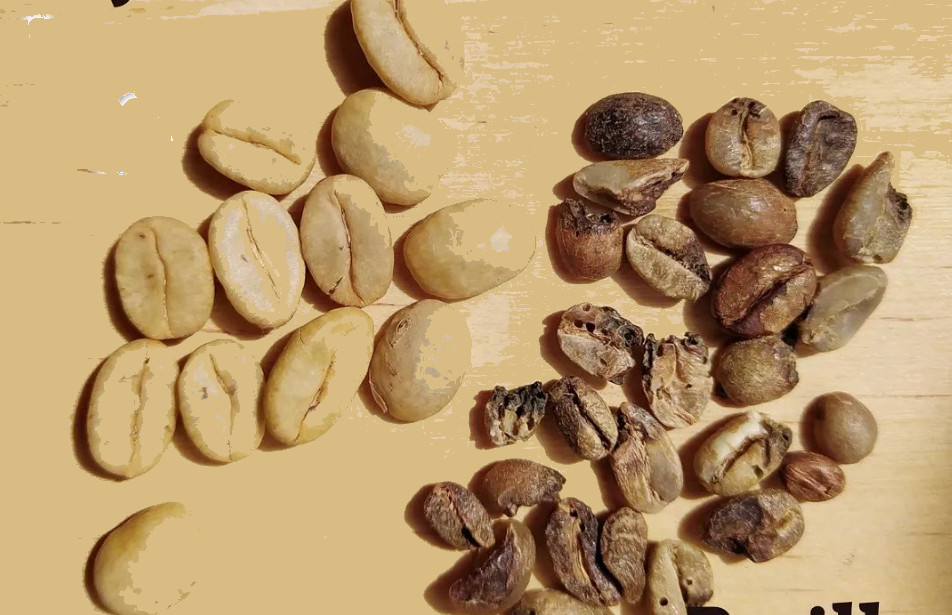
%> input picture Aplicacion Real/cafe6.jpg, 952 x 615 px
$ octave Prueba_Cafe.m   (GNU Octave 9; MATLAB toolbox functions it lacks are replaced by stand-ins)
%> lines starting %> are read from the running program, lines starting %| are printed output that depends on the picture; in (x1, y1, x2, y2) boxes, pixels count from 0 and x2, y2 are one past the last pixel; in counts of white or black regions, pixels touching at a corner belong together; the program's own positions count from 1
clc
close all
clear

im = imread("cafe6.jpg");
%> im is the input picture: size 615x952x3 uint8; mean R, G, B 184.3, 153, 107.8

scale_factor = 1; % Cambia el factor de escala según lo desees (0.5 reduce al 50%)
im_resized = imresize(im, scale_factor);

% Step 1: Convertir la imagen a escala de grises
im_gray = rgb2gray(im_resized);
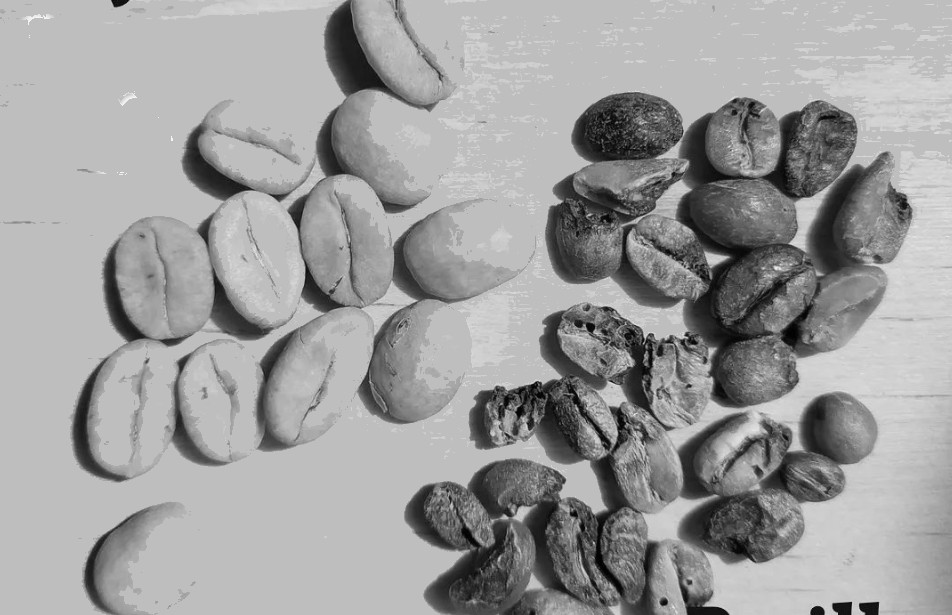
%> im_gray: size 615x952 uint8; min 0, max 253, mean 157.1

% Step 2: Aplicar un umbral para crear una máscara binaria y quitar el fondo
threshold = graythresh(im_gray);
%> threshold = 0.51
imbw = imbinarize(im_gray, threshold);
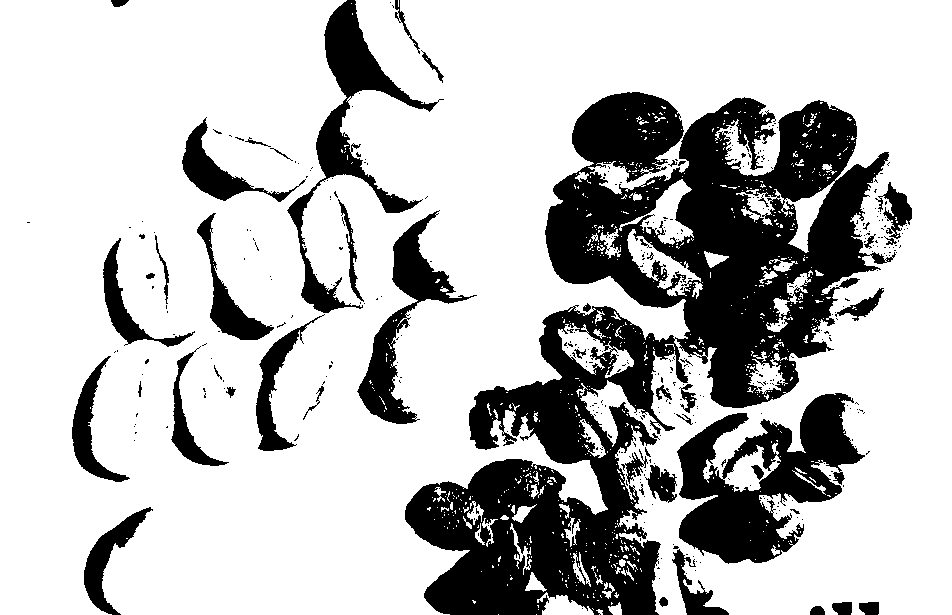
%> imbw: size 615x952 logical; 74.5% white; 425 black regions (375 under 20 px), largest, box (x1, y1, x2, y2) and area: (405, 92, 896, 615) 97229, (677, 393, 865, 564) 15648, (287, 0, 444, 313) 8514

se = strel('disk', 1);
imbw = imopen(imbw, se); % Eliminar ruido pequeño
%> imbw: size 615x952 logical; 73.5% white; 253 black regions (217 under 20 px), largest, box (x1, y1, x2, y2) and area: (405, 92, 897, 615) 103142, (677, 393, 870, 564) 16182, (256, 0, 444, 451) 10946
imbw = imclose(imbw, se); % Rellenar huecos pequeños
%> imbw: size 615x952 logical; 73.9% white; 72 black regions (31 under 20 px), largest, box (x1, y1, x2, y2) and area: (405, 92, 889, 615) 102093, (677, 393, 864, 564) 16055, (316, 0, 437, 213) 6902
foreground = im_resized .* uint8(repmat(imbw, [1, 1, 3]));
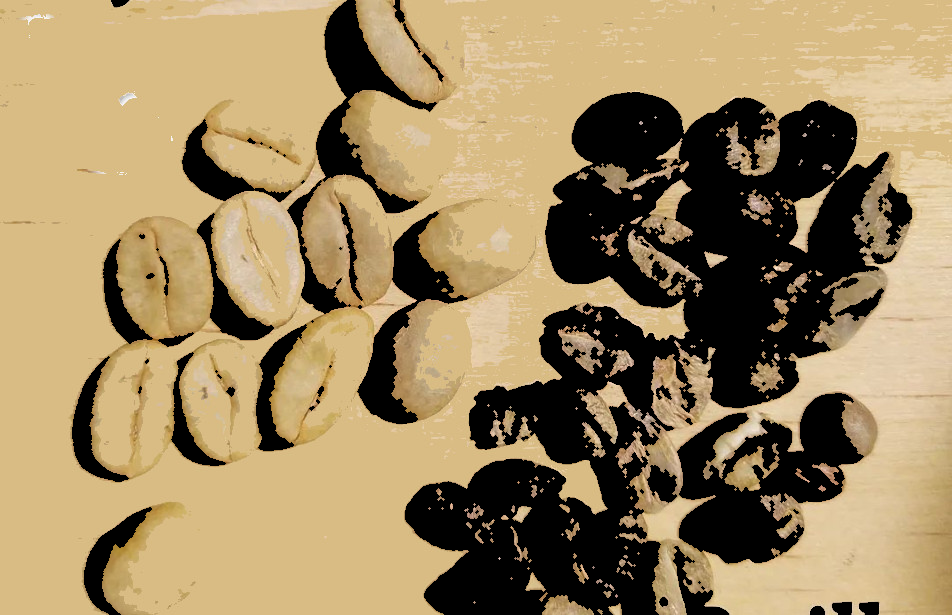
%> foreground: size 615x952x3 uint8; mean R, G, B 156, 134.7, 96.7

% Step 3: Convertir la imagen sin fondo a escala de grises
im_gray_foreground = rgb2gray(foreground);

% Step 4: Aplicar filtros a la imagen sin fondo
im_smooth = imgaussfilt(im_gray_foreground, 2);
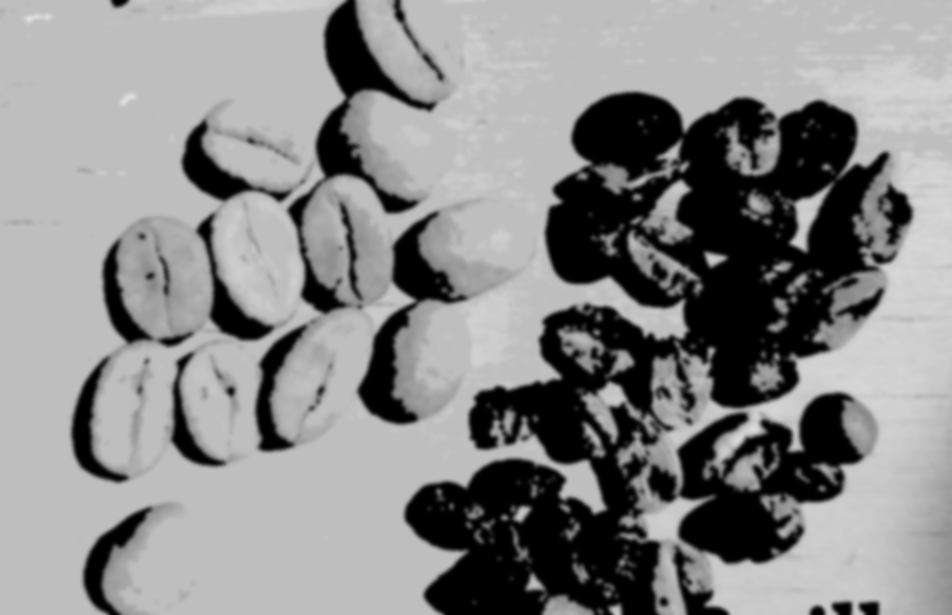
%> im_smooth: size 615x952 uint8; min 0, max 224, mean 136.6
im_inv = imcomplement(im_smooth);
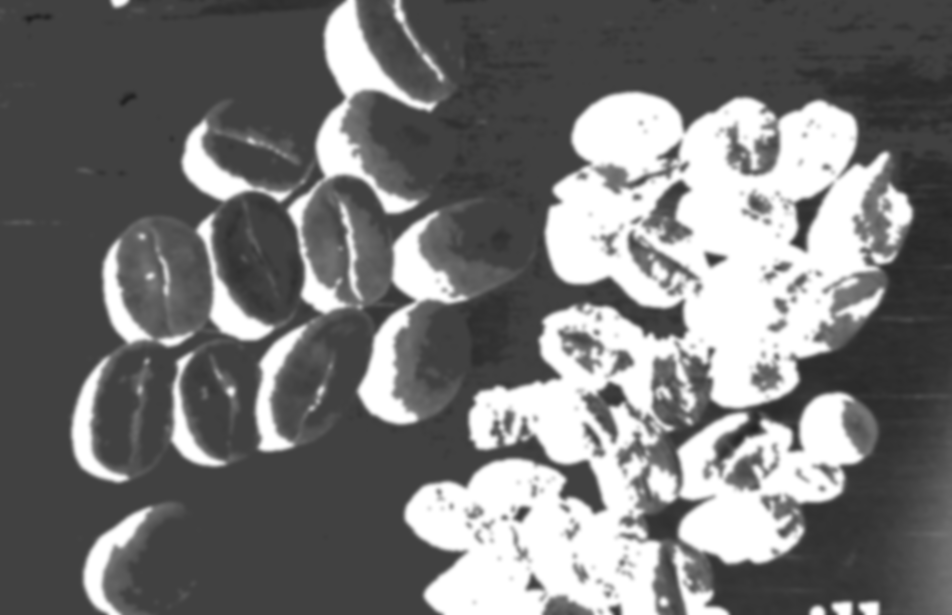
%> im_inv: size 615x952 uint8; min 31, max 255, mean 118.4
imbw = im2bw(im_inv, 0.5);
%> imbw: size 615x952 logical; 30.4% white; 41 white regions (10 under 20 px), largest, box (x1, y1, x2, y2) and area: (404, 91, 897, 615) 136028, (287, 0, 437, 315) 10455, (357, 211, 469, 425) 7221
imbw = bwareaopen(imbw, 100);
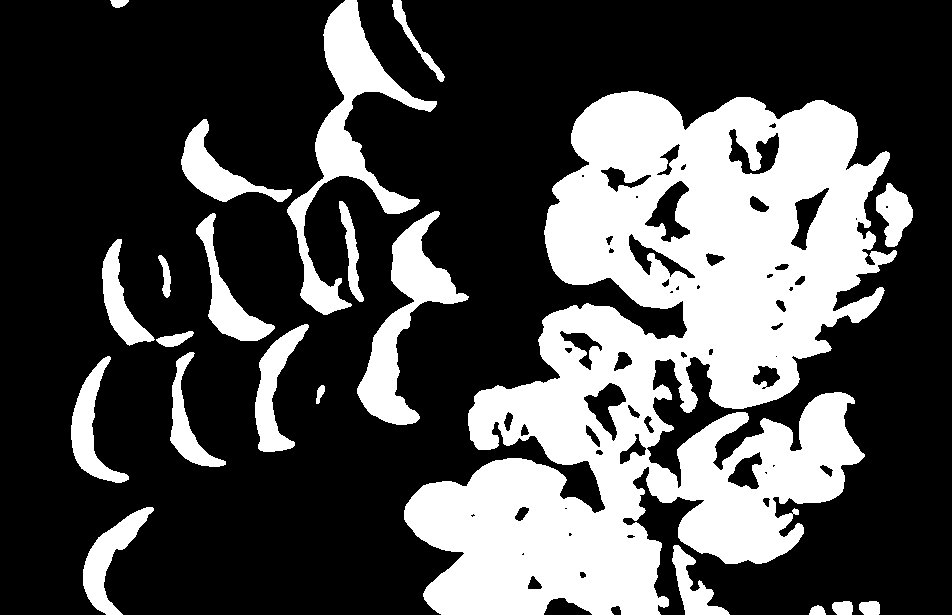
%> imbw: size 615x952 logical; 30.3% white; 21 white regions, largest, box (x1, y1, x2, y2) and area: (404, 91, 897, 615) 136028, (287, 0, 437, 315) 10455, (357, 211, 469, 425) 7221
imbw = imclose(imbw, se);
%> imbw: size 615x952 logical; 30.3% white; 21 white regions

estadistica = regionprops(imbw, 'all');
%> estadistica = 21 regions; largest, box (x1, y1, x2, y2), Area, Centroid, MajorAxisLength, MinorAxisLength and Eccentricity: (404, 91, 897, 615) 136244 [666.9 360.2] 643.2 372.8 0.815, (287, 0, 437, 315) 10459 [347.4 138.7] 342.4 108.1 0.949, (357, 211, 469, 425) 7224 [404 323.3] 246 68.54 0.96
centroids = cat(1, estadistica.Centroid);
%> centroids = 21 rows, first 12: [91.16 429.1; 110.1 559.1; 120.6 301.4; 119.6 3.82; 175.2 339.9; 166.3 277.1; 187.7 424.5; 217.5 172.2; 228.6 298; 274.6 391.2; 347.4 138.7; 320.7 394.1]
cantidad = length(estadistica);
%> cantidad = 21

perimetroMayor = 0; % Comienza con un valor 0
posicionMayor = 0; % Inicializa la posición
perimetroMenor = inf;
posicionMenor = 0;
bueno = 0;
malo = 0;

for i = 1:size(estadistica, 1)
    % Compara el perímetro actual con el perímetro mayor encontrado hasta ahora
    if estadistica(i).Perimeter > perimetroMayor
        perimetroMayor = estadistica(i).Perimeter; % Actualiza el perímetro mayor
        posicionMayor = i; % Actualiza la posición del perímetro mayor
    end
    if estadistica(i).Perimeter < perimetroMenor
        perimetroMenor = estadistica(i).Perimeter; % Actualiza el perímetro menor
        posicionMenor = i; % Actualiza la posición del perímetro menor
    end
    if estadistica(i).Perimeter > 800
        bueno = bueno + 1;
    elseif estadistica(i).Perimeter < 799
        malo = malo + 1;
    end
end
%> this loop made 21 passes
%> (perimetroMayor, bueno) on passes 11, 16: (1085.5, 1), (4455.9, 2)
%> (perimetroMayor, perimetroMenor) on pass 1: (324.8, 324.8)

% Muestra el perímetro mayor y menor
disp(['El perímetro mayor es: ', num2str(perimetroMayor)]);
%| El perímetro mayor es: 4455.881
disp(['El perímetro menor es: ', num2str(perimetroMenor)]);
%| El perímetro menor es: 41.64
disp(['Número de granos buenos: ', num2str(bueno+10)]);
%| Número de granos buenos: 12
disp(['Número de granos malos: ', num2str(malo+8)]);
%| Número de granos malos: 27


figure()
imshow(im_resized)
hold on
% Dibujar el bounding box para cada región detectada y mostrar el perímetro
for i = 1:size(estadistica, 1)
    rectangle('Position', estadistica(i).BoundingBox, 'EdgeColor', 'g', 'LineWidth', 2)
    text(centroids(i, 1), centroids(i, 2), sprintf('Perímetro: %.2f', estadistica(i).Perimeter), 'Color', 'g', 'FontSize', 12, 'FontWeight', 'bold')
end
%> this loop made 21 passes
% Dibujar el bounding box para el perímetro mayor en rojo y el menor en azul
rectangle('Position', estadistica(posicionMayor).BoundingBox, 'EdgeColor', 'r', 'LineWidth', 2)
rectangle('Position', estadistica(posicionMenor).BoundingBox, 'EdgeColor', 'b', 'LineWidth', 2)
plot(centroids(:, 1), centroids(:, 2), 'b*')
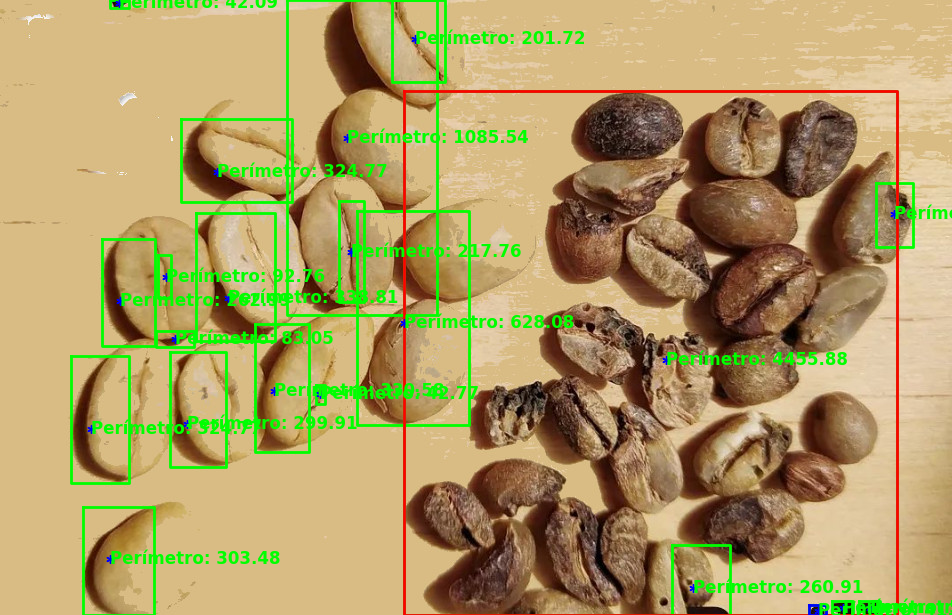
%> figure redrawn from the program's plot data
hold off
